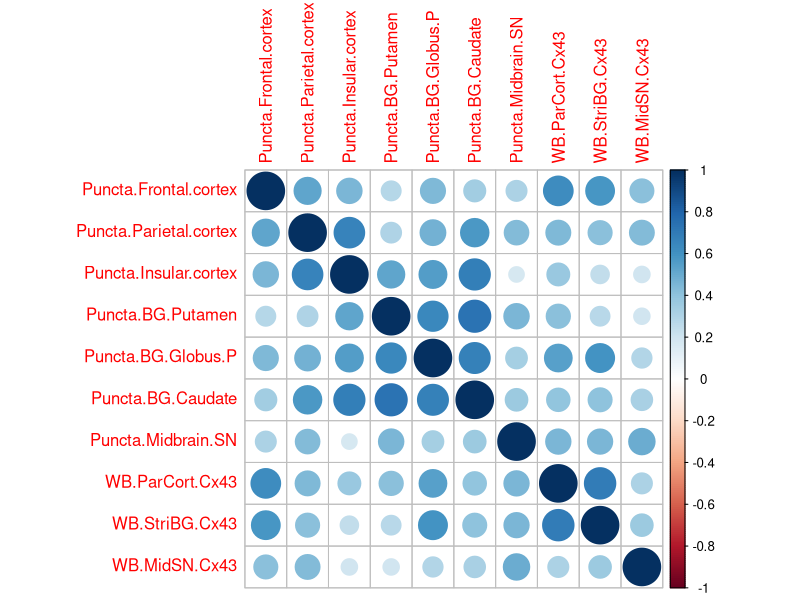
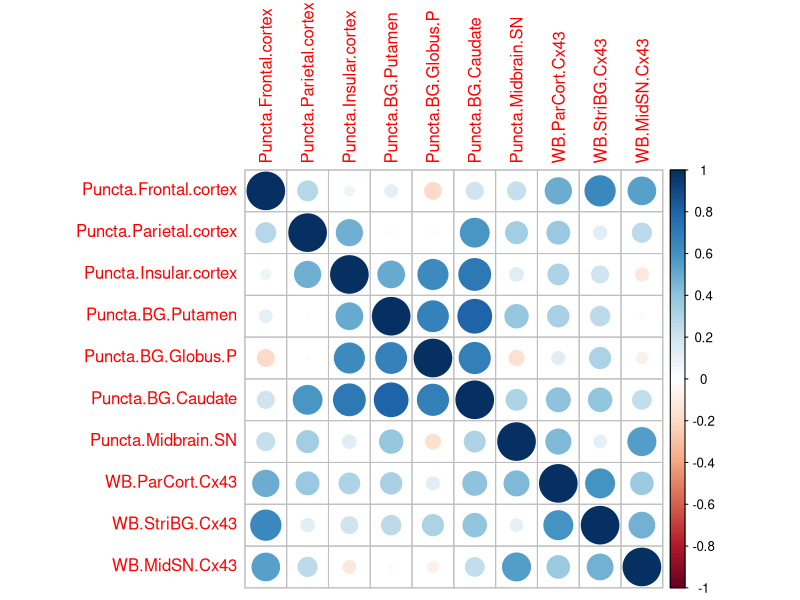
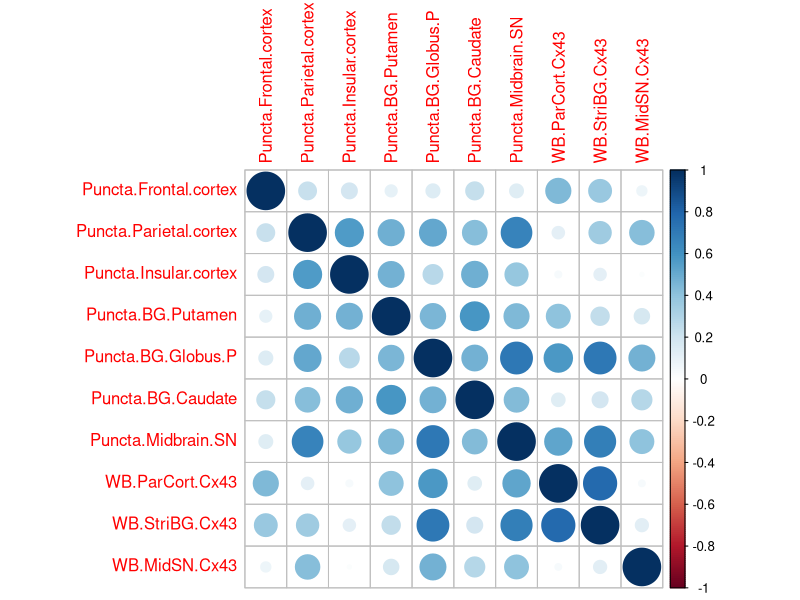

Write the R code that produced these figures, in order.
## ---- chunk 1
library(stringr)
library(corrplot)
library(Hmisc)
## ---- chunk 2
donors <- read.csv("../data/donor_metadata.csv", row.names=1, na.strings="NA")

puncta <- read.csv("../data/Cx43 puncta per cell - Sheet1.csv", header=T, na.string="NA")
puncta <- puncta[c(18:29, 10:17, 1:9, 30:40),]
row.names(puncta) <- puncta$Donor.ID
puncta$Donor.ID <- NULL

wb <- read.csv("../data/WB_protein_levels.csv", row.names=1)
wb <- wb[c(21:40,1:20),]

group <- c(rep("P", 20),rep("C", 20))
## ---- chunk 3
dataAll <- cbind(donors$Age, donors$LB.Braak.stage, donors$Amyloid.pathology, donors$Tau.pathology, donors$Vessel.disease...CAA,puncta,wb)

names(dataAll) <- c(
  "Age",
  "LB.Braak.stage",
  "Amyloid.pathology",
  "Tau.pathology",
  "Vessel.disease...CAA",
  "Puncta.Frontal.cortex",
  "Puncta.Parietal.cortex",
  "Puncta.Insular.cortex",
  "Puncta.BG.Putamen",
  "Puncta.BG.Globus.P",              
  "Puncta.BG.Caudate",
  "Puncta.Midbrain.SN",
  "WB.ParCort.Cx43",
  "WB.ParCort.GFAP",              
  "WB.ParCort.ALdh1L1",
  "WB.ParCort.GDNF",
  "WB.StriBG.Cx43",
  "WB.StriBG.GFAP",
  "WB.StriBG.ALdh1L1",
  "WB.StriBG.GDNF",
  "WB.MidSN.Cx43",
  "WB.MidSN.GFAP",               
  "WB.MidSN.ALdh1L1",
  "WB.MidSN.GDNF"                 
)
## ---- chunk 4
dataAll$Age <- NULL
dataAll$LB.Braak.stage <- NULL
dataAll$Amyloid.pathology <- NULL
dataAll$Tau.pathology <- NULL
dataAll$Vessel.disease...CAA <- NULL
dataAll$WB.ParCort.GFAP <- NULL
dataAll$WB.ParCort.ALdh1L1 <- NULL
dataAll$WB.ParCort.GDNF <- NULL
dataAll$WB.StriBG.ALdh1L1 <- NULL
dataAll$WB.StriBG.GDNF <- NULL
dataAll$WB.StriBG.GFAP <- NULL
dataAll$WB.MidSN.ALdh1L1 <- NULL
dataAll$WB.MidSN.GDNF <- NULL
dataAll$WB.MidSN.GFAP <- NULL
## ---- chunk 5
#corMatAll <- rcorr(dataAll, use="pairwise.complete.obs", method="spearman")
corMatAll <- rcorr(as.matrix(dataAll), type="spearman")
corrplot(corMatAll$r, method="circle")
corMatAllTable <- round(corMatAll$r, 3)
corMatAllTable[upper.tri(corMatAllTable, diag=TRUE)] <- ""
corMatAllP <- round(corMatAll$P, 3)
corMatAllP <- ifelse(corMatAllP==0, "<0.001", corMatAllP)
corMatAllTable[upper.tri(corMatAllTable)] <- corMatAllP[upper.tri(corMatAllP)]
knitr::kable(corMatAllTable, caption="Correlation coefficients (Spearman's rho) are below the diagonal and p-values are above the diagonal.")
fdrP <- round(p.adjust(corMatAll$P[upper.tri(corMatAll$P)], method="BH"),3)
fdrP <- ifelse(fdrP==0, "<0.001", fdrP)
n_fdr <- corMatAll$n
n_fdr[upper.tri(n_fdr, diag=TRUE)] <- ""
n_fdr[upper.tri(n_fdr)] <- fdrP
knitr::kable(n_fdr, caption="The number of observations used in analyzing each pair of variables is displayed below the diagonal and the FDR adjusted p-value above.")
## ---- chunk 6
dataPD <- cbind(donors$Age, donors$PD.duration, donors$LB.Braak.stage, donors$SN.depigmentation, donors$Amyloid.pathology, donors$Tau.pathology, donors$Vessel.disease...CAA,puncta,wb)[group=="P",]

names(dataPD) <- c(
  "Age",
  "PD.duration",
  "LB.Braak.stage",
  "SN.depigmentation",
  "Amyloid.pathology",
  "Tau.pathology",
  "Vessel.disease...CAA",
  "Puncta.Frontal.cortex",
  "Puncta.Parietal.cortex",
  "Puncta.Insular.cortex",
  "Puncta.BG.Putamen",
  "Puncta.BG.Globus.P",              
  "Puncta.BG.Caudate",
  "Puncta.Midbrain.SN",
  "WB.ParCort.Cx43",
  "WB.ParCort.GFAP",              
  "WB.ParCort.ALdh1L1",
  "WB.ParCort.GDNF",
  "WB.StriBG.Cx43",
  "WB.StriBG.GFAP",
  "WB.StriBG.ALdh1L1",
  "WB.StriBG.GDNF",
  "WB.MidSN.Cx43",
  "WB.MidSN.GFAP",               
  "WB.MidSN.ALdh1L1",
  "WB.MidSN.GDNF"                 
)
## ---- chunk 7
dataPD$Age <- NULL
dataPD$LB.Braak.stage <- NULL
dataPD$Amyloid.pathology <- NULL
dataPD$Tau.pathology <- NULL
dataPD$Vessel.disease...CAA <- NULL
dataPD$SN.depigmentation <- NULL
dataPD$PD.duration <- NULL
dataPD$WB.ParCort.GFAP <- NULL
dataPD$WB.ParCort.ALdh1L1 <- NULL
dataPD$WB.ParCort.GDNF <- NULL
dataPD$WB.StriBG.ALdh1L1 <- NULL
dataPD$WB.StriBG.GDNF <- NULL
dataPD$WB.StriBG.GFAP <- NULL
dataPD$WB.MidSN.ALdh1L1 <- NULL
dataPD$WB.MidSN.GDNF <- NULL
dataPD$WB.MidSN.GFAP <- NULL
## ---- chunk 8
#corMatPD <- cor(dataPD, use="pairwise.complete.obs", method="spearman")
corMatPD <- rcorr(as.matrix(dataPD), type="spearman")
corrplot(corMatPD$r, method="circle")
corMatPDTable <- round(corMatPD$r, 3)
corMatPDTable[upper.tri(corMatPDTable, diag=TRUE)] <- ""
corMatPDP <- round(corMatPD$P, 3)
corMatPDP <- ifelse(corMatPDP==0, "<0.001", corMatPDP)
corMatPDTable[upper.tri(corMatPDTable)] <- corMatPDP[upper.tri(corMatPDP)]
knitr::kable(corMatPDTable, caption="Correlation coefficients (Spearman's rho) are below the diagonal and p-values are above the diagonal.")
fdrP <- round(p.adjust(corMatPD$P[upper.tri(corMatPD$P)], method="BH"),3)
fdrP <- ifelse(fdrP==0, "<0.001", fdrP)
n_fdr <- corMatPD$n
n_fdr[upper.tri(n_fdr, diag=TRUE)] <- ""
n_fdr[upper.tri(n_fdr)] <- fdrP
knitr::kable(n_fdr, caption="The number of observations used in analyzing each pair of variables is displayed below the diagonal and the FDR adjusted p-value above.")
## ---- chunk 9
dataControl <- cbind(donors$Age, donors$Amyloid.pathology, donors$Tau.pathology, donors$Vessel.disease...CAA,puncta,wb)[group=="C",]

names(dataControl) <- c(
  "Age",
  "Amyloid.pathology",
  "Tau.pathology",
  "Vessel.disease...CAA",
  "Puncta.Frontal.cortex",
  "Puncta.Parietal.cortex",
  "Puncta.Insular.cortex",
  "Puncta.BG.Putamen",
  "Puncta.BG.Globus.P",              
  "Puncta.BG.Caudate",
  "Puncta.Midbrain.SN",
  "WB.ParCort.Cx43",
  "WB.ParCort.GFAP",              
  "WB.ParCort.ALdh1L1",
  "WB.ParCort.GDNF",
  "WB.StriBG.Cx43",
  "WB.StriBG.GFAP",
  "WB.StriBG.ALdh1L1",
  "WB.StriBG.GDNF",
  "WB.MidSN.Cx43",
  "WB.MidSN.GFAP",               
  "WB.MidSN.ALdh1L1",
  "WB.MidSN.GDNF"                 
)
## ---- chunk 10
dataControl$Age <- NULL
dataControl$Amyloid.pathology <- NULL
dataControl$Tau.pathology <- NULL
dataControl$Vessel.disease...CAA <- NULL
dataControl$WB.ParCort.GFAP <- NULL
dataControl$WB.ParCort.ALdh1L1 <- NULL
dataControl$WB.ParCort.GDNF <- NULL
dataControl$WB.StriBG.ALdh1L1 <- NULL
dataControl$WB.StriBG.GDNF <- NULL
dataControl$WB.StriBG.GFAP <- NULL
dataControl$WB.MidSN.ALdh1L1 <- NULL
dataControl$WB.MidSN.GDNF <- NULL
dataControl$WB.MidSN.GFAP <- NULL
## ---- chunk 11
#corMatControl <- cor(dataControl, use="pairwise.complete.obs", method="spearman")
corMatControl <- rcorr(as.matrix(dataControl), type="spearman")
corrplot(corMatControl$r, method="circle")
corMatControlTable <- round(corMatControl$r, 3)
corMatControlTable[upper.tri(corMatControlTable, diag=TRUE)] <- ""
corMatControlP <- round(corMatControl$P, 3)
corMatControlP <- ifelse(corMatControlP==0, "<0.001", corMatControlP)
corMatControlTable[upper.tri(corMatControlTable)] <- corMatControlP[upper.tri(corMatControlP)]
knitr::kable(corMatControlTable, caption="Correlation coefficients (Spearman's rho) are below the diagonal and p-values are above the diagonal.")
fdrP <- round(p.adjust(corMatControl$P[upper.tri(corMatControl$P)], method="BH"),3)
fdrP <- ifelse(fdrP==0, "<0.001", fdrP)
n_fdr <- corMatControl$n
n_fdr[upper.tri(n_fdr, diag=TRUE)] <- ""
n_fdr[upper.tri(n_fdr)] <- fdrP
knitr::kable(n_fdr, caption="The number of observations used in analyzing each pair of variables is displayed below the diagonal and the FDR adjusted p-value above.")
## ---- chunk 12
citation()
citation("stringr")
citation("corrplot")
citation("Hmisc")
